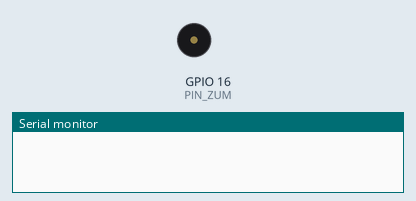
The sketch below on a simulated ESP32. Parts: buzzer (waves = sounding), the last lines printed to the serial monitor.

Above: at 0.1 s.
At 1.1 s:
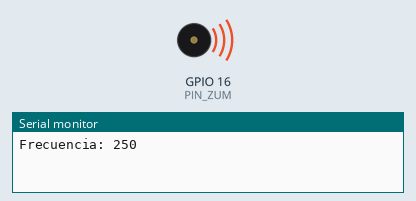
Timing chart, 0 to 40.0 s (numbered marks = the images above):
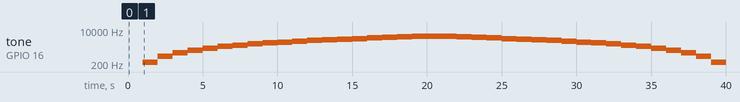

Measured:
- by itself, tone on GPIO 16 (PIN_ZUM): plays 250 Hz for 1.0 s, 500 Hz for 1.0 s, 750 Hz for 1.0 s, 1000 Hz for 1.0 s, 1250 Hz for 1.0 s, 1500 Hz for 1.0 s … (39 notes in this stretch)

The sketch:

zumbador.ino.ino
```cpp
/*
* zumbador.ino
*
* Este programa hace que un zumbador conectado al pin 16
* del microcontrolador ESP32 DEVKIT DOIT de 30 pines,
* emita uan secuencia de tonos controlados por un canal PWM.
*
* No usa la funcion delay(). En lugar de ello utiliza la
* biblioteca NoDelay. Esto permite que otro codigo ejecute al
* mismo tiempo que se encuentra en el PAUSA de espera.
*
* La liga para descargar esta biblioteca es:
*
* https://github.com/M-tech-Creations/NoDelay
*/
#include <NoDelay.h>
// Pin a la que esta conectado el LED, GPIO16
const unsigned int PIN_ZUM = 16;
// Duración en ms de cada tono
const long PAUSA = 1000;
// Parametros de la señal PWM
const int FRECUENCIA = 2000;
const int CANAL_PWM = 0;
const int RESOLUCION = 8;
const unsigned int CICLO_TRABAJO = 127;
const int FRECUENCIA_MIN = 250;
const int FRECUENCIA_MAX = 5000;
// Incremento/decremento en la frecuencia
unsigned int paso = -250;
int frecuencia = FRECUENCIA_MIN;
// Crea una instancia de la clase noDelay
// que determina si han transcurrido PAUSA ms
noDelay pausa(PAUSA);
void setup() {
// Configura los parametros de la señal PWM
ledcSetup(CANAL_PWM, FRECUENCIA, RESOLUCION);
// Establece el canal PWM al pin PIN_ZUM (GPIO16).
ledcAttachPin(PIN_ZUM, CANAL_PWM);
// Emite una señal PWM en el pin GPIO16
ledcWrite(CANAL_PWM, CICLO_TRABAJO);
Serial.begin(115200);
}
void loop() {
// Verifica si ha transcuurido el tiempo dado por PAUSA
if (pausa.update()) {
// Cambia la frecuencia del canal PWM
ledcWriteTone(CANAL_PWM, frecuencia);
Serial.print("Frecuencia: ");
Serial.println(frecuencia);
// Si la frecuencia se hace cero o excede el valor maximo
if(frecuencia <= FRECUENCIA_MIN ||
frecuencia >= FRECUENCIA_MAX) paso = -paso;
// Incrementa o decrementa el ciclo de trabajo
frecuencia += paso;
}
}
```
